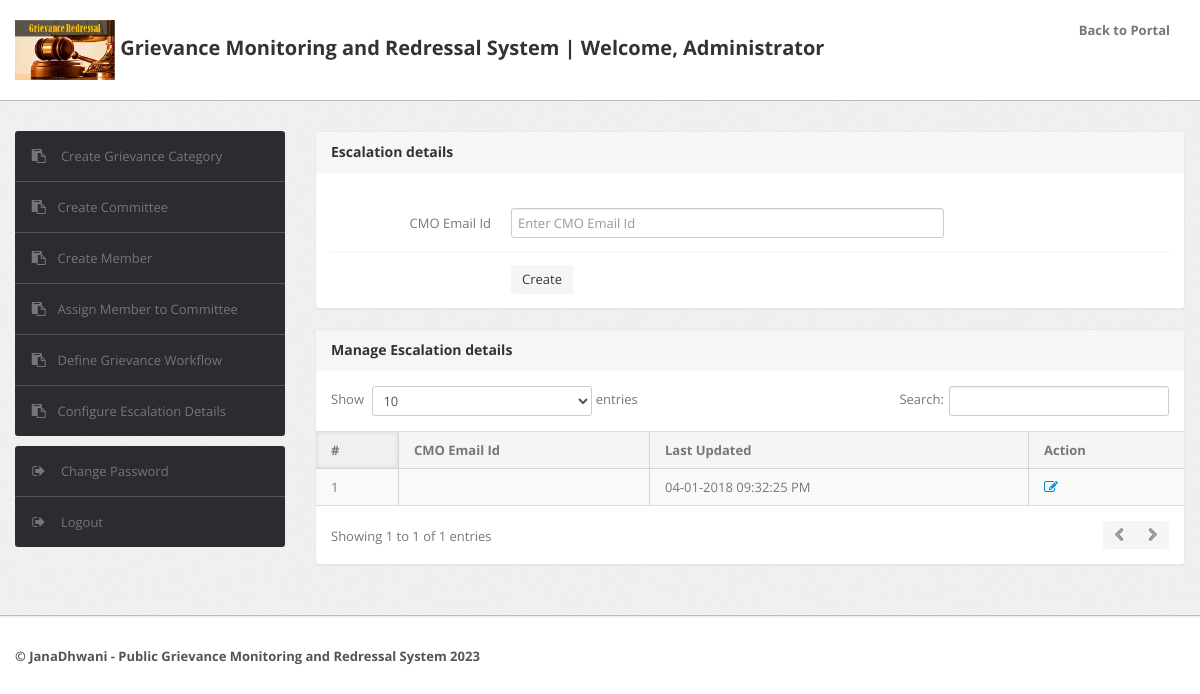
The app's page /admin/escalate.php (signed in), older data.
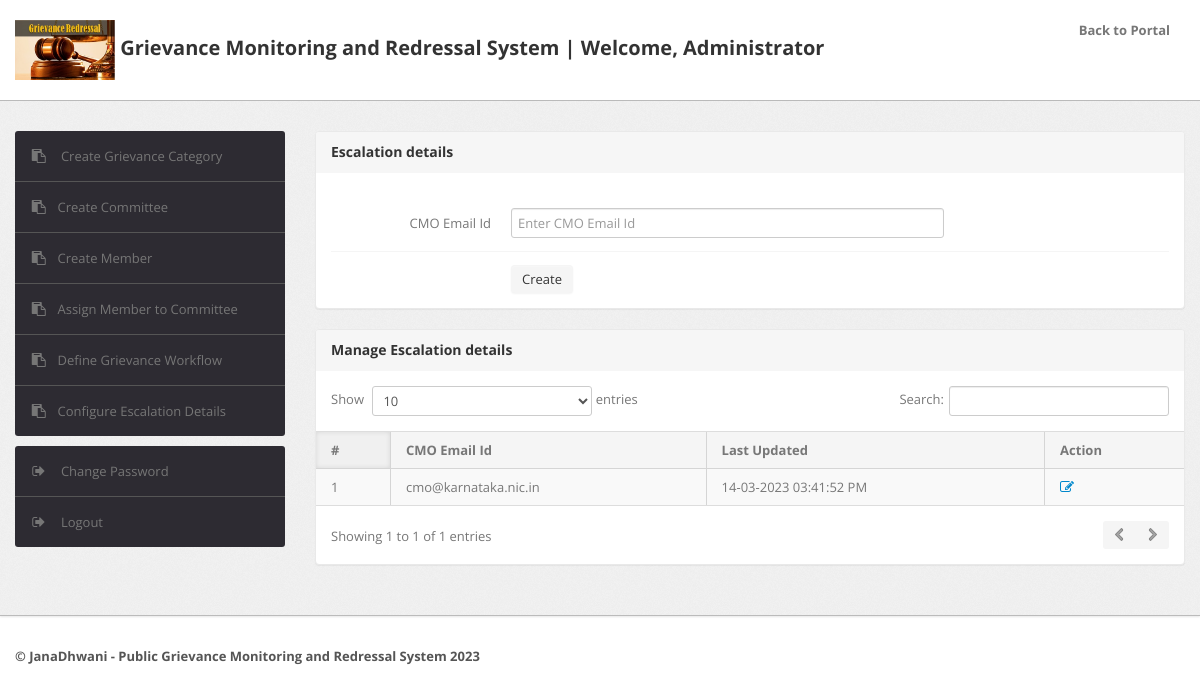
The same page, newer data.
### admin/escalate.php (the view, shortened to what this page needs)
<?php
include('include/config.php');
if(strlen($_SESSION['alogin'])==0)
	{
header('location:index.php');
}
else{
?>
<!DOCTYPE html>
<html lang="en">
<head>
	<link type="text/css" href="bootstrap/css/bootstrap.min.css" rel="stylesheet">
	<link type="text/css" href="bootstrap/css/bootstrap-responsive.min.css" rel="stylesheet">
	<link type="text/css" href="css/theme.css" rel="stylesheet">
	<link type="text/css" href="images/icons/css/font-awesome.css" rel="stylesheet">
</head>
<body>
<?php include('include/header.php');?>
	<div class="wrapper">
		<div class="container">
			<div class="row">
<?php include('include/sidebar.php');?>
			<div class="span9">
					<div class="content">
						<div class="module">
							<div class="module-head">
								<h3>Escalation details</h3>
							</div>
							<div class="module-body">
									<br />
<form class="form-horizontal row-fluid" name="Escalation" method="post" >
<div class="control-group">
<label class="control-label" for="basicinput">CMO Email Id</label>
<div class="controls">
<input type="text" placeholder="Enter CMO Email Id"  name="cmoEmail" class="span8 tip" required>
</div>
</div>
<div class="control-group">
											<div class="controls">
												<button type="submit" name="submit" class="btn">Create</button>
											</div>
										</div>
									</form>
							</div>
						</div>
	<div class="module">
							<div class="module-head">
								<h3>Manage Escalation details</h3>
							</div>
							<div class="module-body table">
								<table cellpadding="0" cellspacing="0" border="0" class="datatable-1 table table-bordered table-striped	 display" width="100%">
									<thead>
										<tr>
											<th>#</th>
											<th>CMO Email Id</th>
											<th>Last Updated</th>
											<th>Action</th>
										</tr>
									</thead>
									<tbody>
<?php $query=mysqli_query($bd,"select * from `configure-escalation`");
$cnt=1;
while($row=mysqli_fetch_array($query))
{
?>										<tr>
											<td><?php echo htmlentities($cnt);?></td>
											<td><?php echo htmlentities($row['cmoEmail']);?></td>
											<td><?php echo htmlentities($row['updationDate']);?></td>
											<td>
											<a href="edit-escalation.php?id=<?php echo $row['id']?>" ><i class="icon-edit"></i></a>
										</tr>
										<?php $cnt=$cnt+1; } ?>
								</table>
							</div>
						</div>
					</div>
				</div>
			</div>
		</div>
	</div>
<?php include('include/footer.php');?>
</body>
<?php } ?>

Row changes from the older to the newer data that the page shows:
removed configure-escalation: updationDate "04-01-2018 09:32:25 PM"
added configure-escalation: cmoEmail "cmo@karnataka.nic.in", updationDate "14-03-2023 03:41:52 PM"
